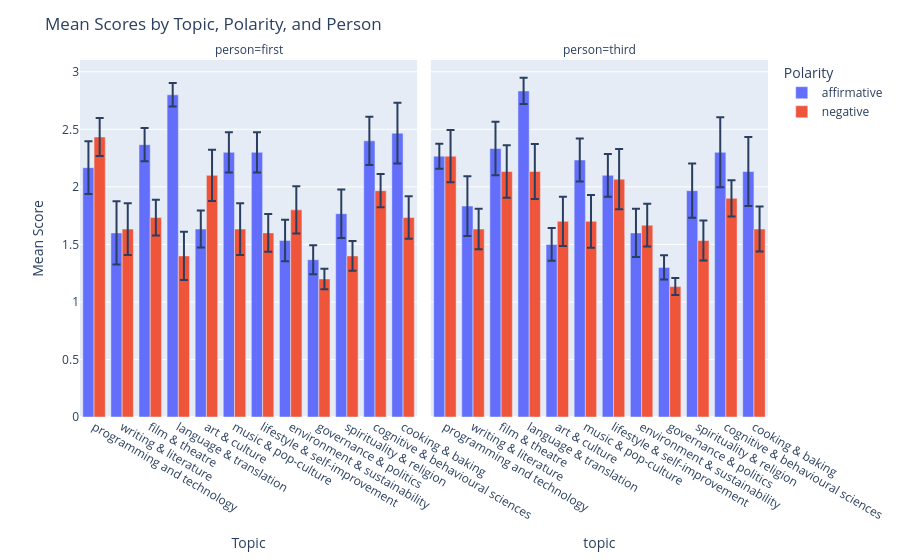

Notebook cell for this chart:
### Code cell
df = pd.read_csv("results/complete_results.csv")

fig = px.bar(df, x="topic", y="mean", color="polarity", barmode="group", error_y="stderr", facet_col="person")
fig.update_layout(title="Mean Scores by Topic, Polarity, and Person", xaxis_title="Topic", yaxis_title="Mean Score", legend_title="Polarity")
fig.show()

### Figure 1 — Plotly figure (JSON) as saved in the notebook; plotly's stock layout.template omitted (floating-point values rounded to 4 significant figures)
{"data": [{"alignmentgroup": "True", "error_y": {"array": [0.2291, 0.2758, 0.1444, 0.1018, 0.1606, 0.1753, 0.1753, 0.1805, 0.1262, 0.2111, 0.2096, 0.2639]}, "hovertemplate": "polarity=affirmative<br>person=first<br>topic=%{x}<br>mean=%{y}<extra></extra>", "legendgroup": "affirmative", "marker": {"color": "#636efa", "pattern": {"shape": ""}}, "name": "affirmative", "offsetgroup": "affirmative", "orientation": "v", "showlegend": true, "textposition": "auto", "type": "bar", "x": ["programming and technology", "writing & literature", "film & theatre", "language & translation", "art & culture", "music & pop-culture", "lifestyle & self-improvement", "environment & sustainability", "governance & politics", "spirituality & religion", "cognitive & behavioural sciences", "cooking & baking"], "xaxis": "x", "y": [2.167, 1.6, 2.367, 2.8, 1.633, 2.3, 2.3, 1.533, 1.367, 1.767, 2.4, 2.467], "yaxis": "y"}, {"alignmentgroup": "True", "error_y": {"array": [0.1089, 0.2594, 0.2331, 0.1139, 0.1427, 0.1863, 0.1863, 0.2096, 0.1048, 0.2354, 0.3041, 0.299]}, "hovertemplate": "polarity=affirmative<br>person=third<br>topic=%{x}<br>mean=%{y}<extra></extra>", "legendgroup": "affirmative", "marker": {"color": "#636efa", "pattern": {"shape": ""}}, "name": "affirmative", "offsetgroup": "affirmative", "orientation": "v", "showlegend": false, "textposition": "auto", "type": "bar", "x": ["programming and technology", "writing & literature", "film & theatre", "language & translation", "art & culture", "music & pop-culture", "lifestyle & self-improvement", "environment & sustainability", "governance & politics", "spirituality & religion", "cognitive & behavioural sciences", "cooking & baking"], "xaxis": "x2", "y": [2.267, 1.833, 2.333, 2.833, 1.5, 2.233, 2.1, 1.6, 1.3, 1.967, 2.3, 2.133], "yaxis": "y2"}, {"alignmentgroup": "True", "error_y": {"array": [0.1652, 0.2247, 0.1556, 0.2096, 0.2225, 0.2247, 0.1633, 0.2061, 0.08889, 0.1296, 0.1444, 0.1846]}, "hovertemplate": "polarity=negative<br>person=first<br>topic=%{x}<br>mean=%{y}<extra></extra>", "legendgroup": "negative", "marker": {"color": "#EF553B", "pattern": {"shape": ""}}, "name": "negative", "offsetgroup": "negative", "orientation": "v", "showlegend": true, "textposition": "auto", "type": "bar", "x": ["programming and technology", "writing & literature", "film & theatre", "language & translation", "art & culture", "music & pop-culture", "lifestyle & self-improvement", "environment & sustainability", "governance & politics", "spirituality & religion", "cognitive & behavioural sciences", "cooking & baking"], "xaxis": "x", "y": [2.433, 1.633, 1.733, 1.4, 2.1, 1.633, 1.6, 1.8, 1.2, 1.4, 1.967, 1.733], "yaxis": "y"}, {"alignmentgroup": "True", "error_y": {"array": [0.2266, 0.1753, 0.2288, 0.2393, 0.2134, 0.2301, 0.262, 0.1859, 0.0737, 0.1736, 0.1575, 0.1953]}, "hovertemplate": "polarity=negative<br>person=third<br>topic=%{x}<br>mean=%{y}<extra></extra>", "legendgroup": "negative", "marker": {"color": "#EF553B", "pattern": {"shape": ""}}, "name": "negative", "offsetgroup": "negative", "orientation": "v", "showlegend": false, "textposition": "auto", "type": "bar", "x": ["programming and technology", "writing & literature", "film & theatre", "language & translation", "art & culture", "music & pop-culture", "lifestyle & self-improvement", "environment & sustainability", "governance & politics", "spirituality & religion", "cognitive & behavioural sciences", "cooking & baking"], "xaxis": "x2", "y": [2.267, 1.633, 2.133, 2.133, 1.7, 1.7, 2.067, 1.667, 1.133, 1.533, 1.9, 1.633], "yaxis": "y2"}], "layout": {"annotations": [{"font": {}, "showarrow": false, "text": "person=first", "x": 0.245, "xanchor": "center", "xref": "paper", "y": 1, "yanchor": "bottom", "yref": "paper"}, {"font": {}, "showarrow": false, "text": "person=third", "x": 0.755, "xanchor": "center", "xref": "paper", "y": 1, "yanchor": "bottom", "yref": "paper"}], "barmode": "group", "legend": {"title": {"text": "Polarity"}, "tracegroupgap": 0}, "margin": {"t": 60}, "title": {"text": "Mean Scores by Topic, Polarity, and Person"}, "xaxis": {"anchor": "y", "domain": [0, 0.49], "title": {"text": "Topic"}}, "xaxis2": {"anchor": "y2", "domain": [0.51, 1], "matches": "x", "title": {"text": "topic"}}, "yaxis": {"anchor": "x", "domain": [0, 1], "title": {"text": "Mean Score"}}, "yaxis2": {"anchor": "x2", "domain": [0, 1], "matches": "y", "showticklabels": false}}}
